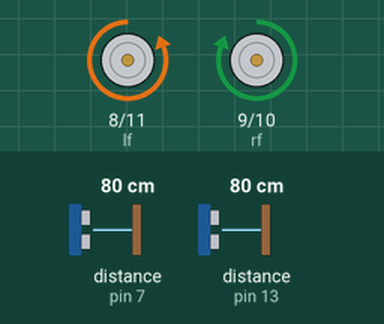
Recording of a sketch running on a simulated Arduino Uno, built with avr-gcc and run on an emulated ATmega328P. Parts: motor-driver pin pairs drawn as motors (green arrow = first pin HIGH = forward, orange = second pin HIGH = backward, longer = more drive). The inputs (shaded band) are chosen by the test bench; at power-on: distance to the obstacle (sensors on pin 7, pin 13) 80 cm. The echo pulse lasts 58.3 µs per cm.

Above: at 5.8 s.
5.9 s: distance to the obstacle (sensor on pin 7) set to 65 cm
7.4 s: distance to the obstacle (sensor on pin 7) set to 56 cm
At 8.3 s:
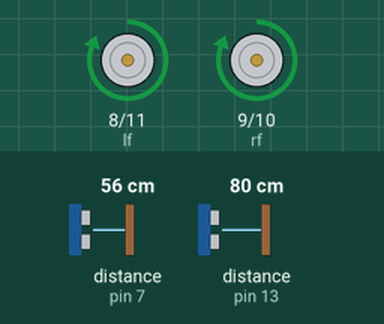
8.9 s: distance to the obstacle (sensor on pin 7) set to 120 cm
At 9.7 s:
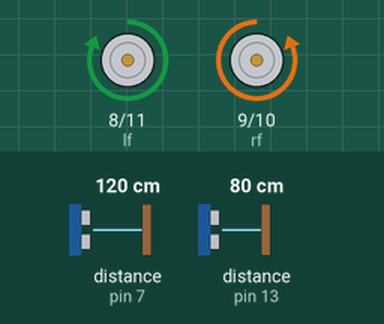
10.4 s: distance to the obstacle (sensor on pin 13) set to 64 cm
11.9 s: distance to the obstacle (sensor on pin 13) set to 55 cm
At 12.3 s:
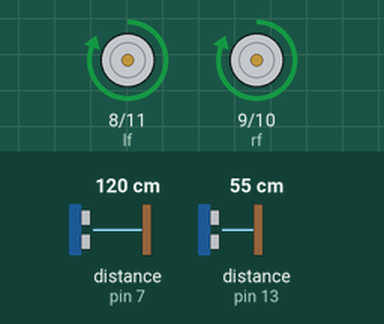
13.4 s: distance to the obstacle (sensor on pin 13) set to 120 cm
At 13.9 s:
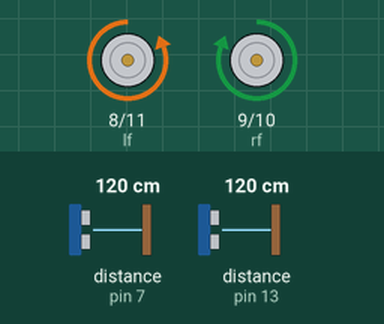
Timing chart, 0 to 15.9 s (numbered marks = the images above; inputs shaded):
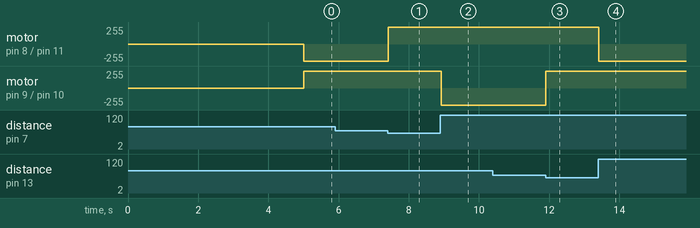

Measured:
- the behaviour switches between 61 and 60 cm on distance to the obstacle (sensor on pin 7) (found by bisection; images 0 and 1)
- the behaviour switches between 61 and 60 cm on distance to the obstacle (sensor on pin 13) (found by bisection; images 2 and 3)
- after the input at 5.9 s, every drawn part: stays the same
- after the input at 7.4 s, motor on pin 8 (lf) / pin 11 (lb): backward 255/255 → forward 255/255 at once
- after the input at 8.9 s, motor on pin 9 (rf) / pin 10 (rb): forward 255/255 → backward 255/255 at once
- after the input at 10.4 s, every drawn part: stays the same
- after the input at 11.9 s, motor on pin 9 (rf) / pin 10 (rb): backward 255/255 → forward 255/255 at once
- after the input at 13.4 s, motor on pin 8 (lf) / pin 11 (lb): forward 255/255 → backward 255/255 at once

The sketch:

sumo.ino
```cpp
void setup() {
  #define lf 8
  #define lb 11
  #define rf 9
  #define rb 10
  #define ltrig 12
  #define lecho 13
  #define rtrig 6
  #define recho 7
  #define range 60

  pinMode(lf, OUTPUT);
  pinMode(rf, OUTPUT);
  pinMode(lb, OUTPUT);
  pinMode(rb, OUTPUT);
  pinMode(ltrig, OUTPUT);
  pinMode(lecho, INPUT);
  pinMode(rtrig, OUTPUT);
  pinMode(recho, INPUT);

  digitalWrite(lf, LOW);
  digitalWrite(rf, LOW);
  digitalWrite(lb, LOW);
  digitalWrite(rb, LOW);
  digitalWrite(ltrig, LOW);
  digitalWrite(rtrig, LOW);

  delay(5000);
  while(readDistance(rtrig, recho)>range)
    turnLeft();
}

long readDistance(int trigPin, int echoPin)
{
  digitalWrite(trigPin, LOW);
  delayMicroseconds(2);
  digitalWrite(trigPin, HIGH);
  delayMicroseconds(10);
  digitalWrite(trigPin, LOW);

  return pulseIn(echoPin, HIGH)/58;
}

void turnLeft()
{
  digitalWrite(lf, LOW);
  digitalWrite(lb, HIGH);
  digitalWrite(rb, LOW);
  digitalWrite(rf, HIGH);
}

void turnRight()
{
  digitalWrite(lb, LOW);
  digitalWrite(lf, HIGH);
  digitalWrite(rf, LOW);
  digitalWrite(rb, HIGH);
}

void moveForwards()
{
  digitalWrite(lb, LOW);
  digitalWrite(lf, HIGH);
  digitalWrite(rb, LOW);
  digitalWrite(rf, HIGH);
}

bool lastleft=false, lastright=false;

void loop() {
    if(readDistance(ltrig, lecho)<=range)
    {
      lastleft=true;
      lastright=false;
    }
    if(readDistance(rtrig, recho)<=range)
    {
      lastleft=false;
      lastright=true;
    }

    if(lastleft&&readDistance(ltrig, lecho)>range)
    {
      while(readDistance(rtrig, recho)>range)
        turnLeft();
      lastright=true;
      lastleft=false;
    }
    else if(lastright&&readDistance(rtrig, recho)>range)
    {
      while(readDistance(ltrig, lecho)>range)
        turnRight();
      lastleft=true;
      lastright=false;
    }
    moveForwards();
}
```
